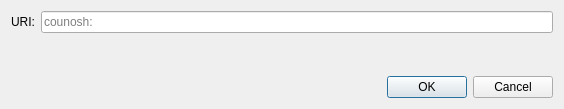
<?xml version="1.0" encoding="UTF-8"?>
<ui version="4.0">
 <class>OpenURIDialog</class>
 <widget class="QDialog" name="OpenURIDialog">
  <property name="geometry">
   <rect>
    <x>0</x>
    <y>0</y>
    <width>564</width>
    <height>109</height>
   </rect>
  </property>
  <property name="windowTitle">
   <string>Open counosh URI</string>
  </property>
  <layout class="QVBoxLayout" name="verticalLayout">
   <item>
    <layout class="QHBoxLayout" name="horizontalLayout">
     <item>
      <widget class="QLabel" name="label">
       <property name="text">
        <string>URI:</string>
       </property>
      </widget>
     </item>
     <item>
      <widget class="QValidatedLineEdit" name="uriEdit">
       <property name="placeholderText">
        <string notr="true">counosh:</string>
       </property>
      </widget>
     </item>
    </layout>
   </item>
   <item>
    <spacer name="verticalSpacer">
     <property name="orientation">
      <enum>Qt::Vertical</enum>
     </property>
     <property name="sizeHint" stdset="0">
      <size>
       <width>20</width>
       <height>40</height>
      </size>
     </property>
    </spacer>
   </item>
   <item>
    <widget class="QDialogButtonBox" name="buttonBox">
     <property name="orientation">
      <enum>Qt::Horizontal</enum>
     </property>
     <property name="standardButtons">
      <set>QDialogButtonBox::Cancel|QDialogButtonBox::Ok</set>
     </property>
    </widget>
   </item>
  </layout>
 </widget>
 <customwidgets>
  <customwidget>
   <class>QValidatedLineEdit</class>
   <extends>QLineEdit</extends>
   <header>qt/qvalidatedlineedit.h</header>
  </customwidget>
 </customwidgets>
 <resources/>
 <connections>
  <connection>
   <sender>buttonBox</sender>
   <signal>accepted()</signal>
   <receiver>OpenURIDialog</receiver>
   <slot>accept()</slot>
   <hints>
    <hint type="sourcelabel">
     <x>248</x>
     <y>254</y>
    </hint>
    <hint type="destinationlabel">
     <x>157</x>
     <y>274</y>
    </hint>
   </hints>
  </connection>
  <connection>
   <sender>buttonBox</sender>
   <signal>rejected()</signal>
   <receiver>OpenURIDialog</receiver>
   <slot>reject()</slot>
   <hints>
    <hint type="sourcelabel">
     <x>316</x>
     <y>260</y>
    </hint>
    <hint type="destinationlabel">
     <x>286</x>
     <y>274</y>
    </hint>
   </hints>
  </connection>
 </connections>
</ui>
